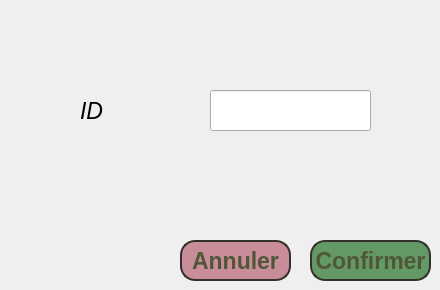
       <widget class="QWidget" name="page_22">
        <widget class="QPushButton" name="annuler_SS">
         <property name="geometry">
          <rect>
           <x>180</x>
           <y>240</y>
           <width>111</width>
           <height>41</height>
          </rect>
         </property>
         <property name="font">
          <font>
           <family>MS UI Gothic</family>
           <pointsize>17</pointsize>
           <weight>75</weight>
           <bold>true</bold>
           <underline>false</underline>
           <strikeout>false</strikeout>
           <kerning>true</kerning>
          </font>
         </property>
         <property name="styleSheet">
          <string notr="true">box-shadow: 0px 1px 0px 0px #1c1b18;
	background:linear-gradient(to bottom, #eae0c2 5%, #ccc2a6 100%);
	background-color:#c88d98;
	border-radius:15px;
	border:2px solid #333029;
	display:inline-block;
	cursor:pointer;
	color:#505739;
	font-weight:bold;
	padding:0px 0 px;
	text-decoration:none;
	text-shadow:0px 1px 0px #ffffff;</string>
         </property>
         <property name="text">
          <string>Annuler</string>
         </property>
        </widget>
        <widget class="QPushButton" name="confirmerSS">
         <property name="geometry">
          <rect>
           <x>310</x>
           <y>240</y>
           <width>121</width>
           <height>41</height>
          </rect>
         </property>
         <property name="font">
          <font>
           <family>MS UI Gothic</family>
           <pointsize>17</pointsize>
           <weight>75</weight>
           <bold>true</bold>
           <underline>false</underline>
           <strikeout>false</strikeout>
           <kerning>true</kerning>
          </font>
         </property>
         <property name="styleSheet">
          <string notr="true">box-shadow: 0px 1px 0px 0px #1c1b18;
	background:linear-gradient(to bottom, #eae0c2 5%, #ccc2a6 100%);
	background-color:#639965;
	border-radius:15px;
	border:2px solid #333029;
	display:inline-block;
	cursor:pointer;
	color:#505739;
	font-weight:bold;
	padding:0px 0 px;
	text-decoration:none;
	text-shadow:0px 1px 0px #ffffff;</string>
         </property>
         <property name="text">
          <string>Confirmer</string>
         </property>
        </widget>
        <widget class="QLineEdit" name="lineEdit_idSE">
         <property name="geometry">
          <rect>
           <x>210</x>
           <y>90</y>
           <width>161</width>
           <height>41</height>
          </rect>
         </property>
         <property name="font">
          <font>
           <family>MS UI Gothic</family>
           <pointsize>12</pointsize>
           <weight>75</weight>
           <bold>true</bold>
          </font>
         </property>
        </widget>
        <widget class="QLabel" name="label_72">
         <property name="geometry">
          <rect>
           <x>80</x>
           <y>90</y>
           <width>101</width>
           <height>41</height>
          </rect>
         </property>
         <property name="font">
          <font>
           <pointsize>17</pointsize>
           <weight>50</weight>
           <italic>true</italic>
           <bold>false</bold>
          </font>
         </property>
         <property name="text">
          <string>ID</string>
         </property>
        </widget>
       </widget>
